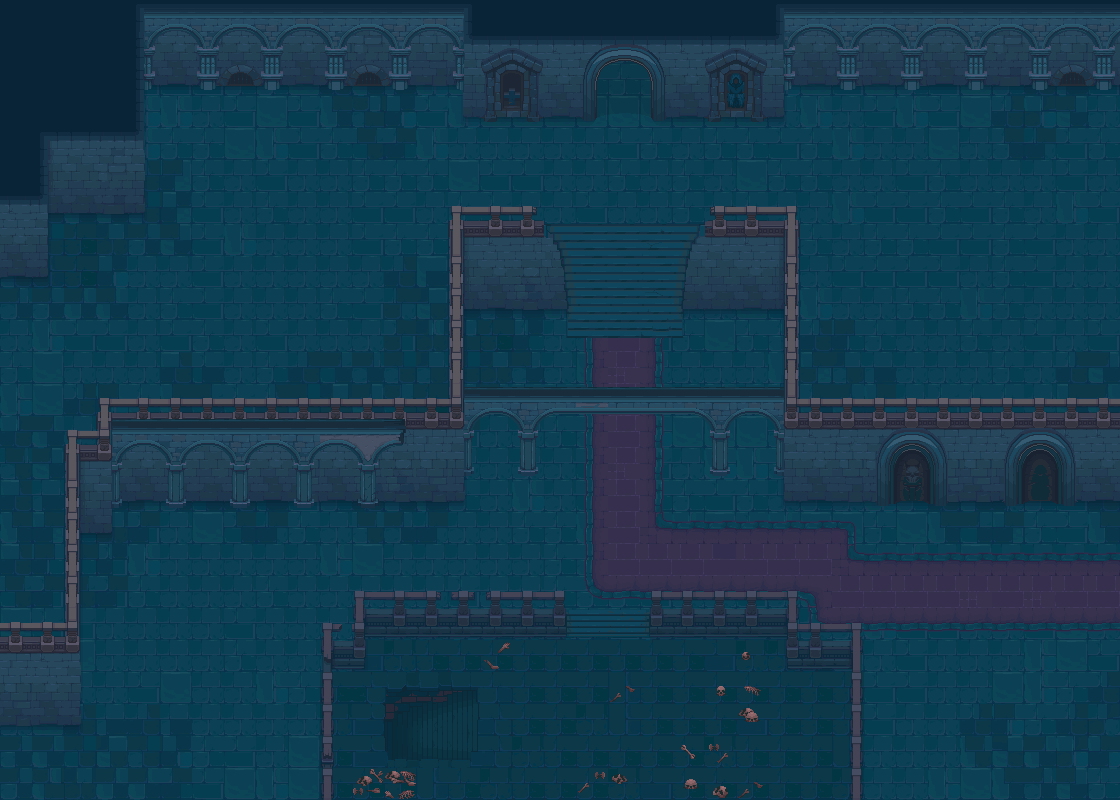

The image is a tile-based game level rendered from a .tmx file. Its description and source (layers, tilesets, objects; grid data summarised) follow:
An orthogonal 35x25 tile map with 32x32 px tiles, 8 tile layers (terrain0, terrain1, wall-1-2-3, balluster-1, ...), 4 tilesets and 7 objects (4x Candle, 3x Torch_strait(Flame_in_game)).

<map version="1.10" tiledversion="1.11.0" orientation="orthogonal" renderorder="right-down" width="35" height="25" tilewidth="32" tileheight="32" infinite="0" nextlayerid="16" nextobjectid="228">
 <tileset firstgid="1" source="Tilesets/Tileset-Terrain.tsx" />
 <tileset firstgid="2901" source="Tilesets/Tileset - wall 2.tsx" />
 <tileset firstgid="3141" source="Tilesets/Tileset - wall 1.tsx" />
 <tileset firstgid="3381" source="Tilesets/Atlas-Props.tsx" />
 <layer id="1" name="terrain0" width="35" height="25">
  <data>[875 cells, 875 non-empty, 10 distinct tile ids]</data>
 </layer>
 <layer id="2" name="terrain1" width="35" height="25">
  <data>[875 cells, 270 non-empty, 63 distinct tile ids]</data>
 </layer>
 <layer id="9" name="wall-1-2-3" width="35" height="25">
  <data>[875 cells, 275 non-empty, 115 distinct tile ids]</data>
 </layer>
 <layer id="14" name="balluster-1" width="35" height="25">
  <data>[875 cells, 79 non-empty, 18 distinct tile ids]</data>
 </layer>
 <layer id="4" name="balluster-3-4" width="35" height="25">
  <data>[875 cells, 116 non-empty, 26 distinct tile ids]</data>
 </layer>
 <objectgroup id="10" name="props" />
 <objectgroup id="12" name="props2">
  <object id="217" name="Candle" gid="3465" x="491.917" y="153.583" width="32" height="32">
   <properties>
    <property name="resPath" value="res://Crypt_tscns/candle_1.tscn" />
   </properties>
  </object>
  <object id="218" name="Candle" gid="3465" x="499.333" y="155.667" width="32" height="32">
   <properties>
    <property name="resPath" value="res://Crypt_tscns/candle_1.tscn" />
   </properties>
  </object>
  <object id="219" name="Candle" gid="3465" x="494" y="157.333" width="32" height="32">
   <properties>
    <property name="resPath" value="res://Crypt_tscns/candle_1.tscn" />
   </properties>
  </object>
  <object id="220" name="Candle" gid="3465" x="609.515" y="111.182" width="32" height="32">
   <properties>
    <property name="resPath" value="res://Crypt_tscns/candle_1.tscn" />
   </properties>
  </object>
  <object id="221" name="Torch_strait(Flame_in_game)" gid="3431" x="458" y="99" width="32" height="32">
   <properties>
    <property name="resPath" value="res://Crypt_tscns/torch_strait.tscn" />
   </properties>
  </object>
  <object id="225" name="Torch_strait(Flame_in_game)" gid="3431" x="544.25" y="97.75" width="32" height="32">
   <properties>
    <property name="resPath" value="res://Crypt_tscns/torch_strait.tscn" />
   </properties>
  </object>
  <object id="226" name="Torch_strait(Flame_in_game)" gid="3431" x="671.75" y="97" width="32" height="32">
   <properties>
    <property name="resPath" value="res://Crypt_tscns/torch_strait.tscn" />
   </properties>
  </object>
 </objectgroup>
 <layer id="8" name="pillar" width="35" height="25">
  <data>[875 cells, 25 non-empty, 21 distinct tile ids]</data>
 </layer>
 <layer id="13" name="wall-details2" width="35" height="25">
  <data>[875 cells, 9 non-empty, 3 distinct tile ids]</data>
 </layer>
 <layer id="5" name="wall-details" width="35" height="25">
  <data>[875 cells, 125 non-empty, 77 distinct tile ids]</data>
 </layer>
</map>
